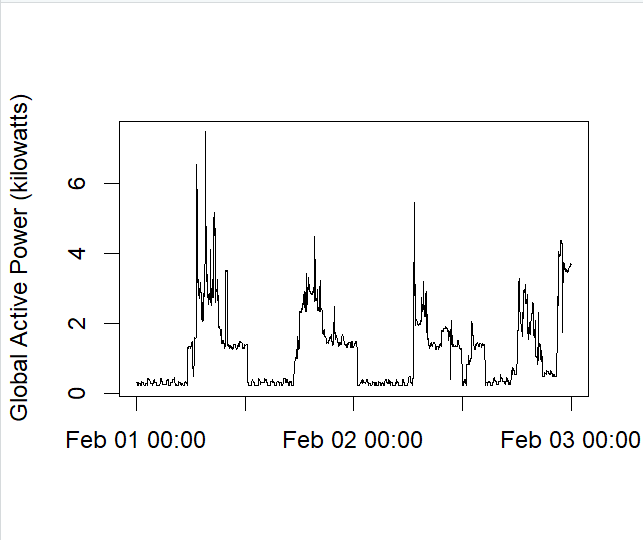

Write R code to recreate this figure.
Sys.setlocale("LC_TIME", "English")
date_converted <- as.Date(data[, 1], format = "%d/%m/%Y")
time_converted <- strptime(data[, 2], format = "%H:%M:%S")
time_axis <- as.POSIXct(paste(date_converted, data[, 2]))
plot(time_axis, data[, 3], xlab = "", ylab = "Global Active Power (kilowatts)", type = "l")
